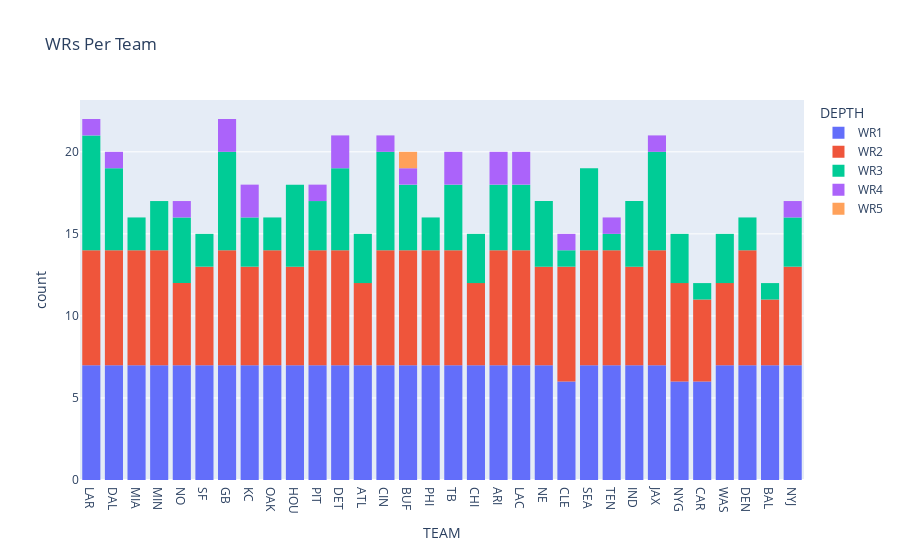

The notebook cell this image was saved under:
### Code cell
# Checking how many receivers were included per team, weird to see a WR5 in there
fig = px.histogram(df, x='TEAM', color='DEPTH', title='WRs Per Team')
fig.show()

### Figure 1 — Plotly figure (JSON) as saved in the notebook; plotly's stock layout.template omitted (floating-point values rounded to 4 significant figures; data arrays with more than 128 entries replaced by an {"elided": "..."} marker saying what was removed)
{"data": [{"alignmentgroup": "True", "bingroup": "x", "hovertemplate": "DEPTH=WR1<br>TEAM=%{x}<br>count=%{y}<extra></extra>", "legendgroup": "WR1", "marker": {"color": "#636efa", "pattern": {"shape": ""}}, "name": "WR1", "offsetgroup": "WR1", "orientation": "v", "showlegend": true, "type": "histogram", "x": {"elided": "221 str values"}, "xaxis": "x", "yaxis": "y"}, {"alignmentgroup": "True", "bingroup": "x", "hovertemplate": "DEPTH=WR2<br>TEAM=%{x}<br>count=%{y}<extra></extra>", "legendgroup": "WR2", "marker": {"color": "#EF553B", "pattern": {"shape": ""}}, "name": "WR2", "offsetgroup": "WR2", "orientation": "v", "showlegend": true, "type": "histogram", "x": {"elided": "204 str values"}, "xaxis": "x", "yaxis": "y"}, {"alignmentgroup": "True", "bingroup": "x", "hovertemplate": "DEPTH=WR3<br>TEAM=%{x}<br>count=%{y}<extra></extra>", "legendgroup": "WR3", "marker": {"color": "#00cc96", "pattern": {"shape": ""}}, "name": "WR3", "offsetgroup": "WR3", "orientation": "v", "showlegend": true, "type": "histogram", "x": ["PIT", "CAR", "TB", "CIN", "ATL", "CIN", "DAL", "MIN", "PHI", "LAC", "TB", "DAL", "LAR", "ARI", "MIN", "DAL", "JAX", "NYG", "SEA", "LAC", "LAR", "LAC", "WAS", "CIN", "GB", "BUF", "JAX", "IND", "PIT", "ATL", "KC", "ATL", "KC", "BUF", "CHI", "BAL", "DET", "WAS", "LAR", "SEA", "MIA", "HOU", "WAS", "GB", "BUF", "CLE", "TB", "TB", "MIN", "JAX", "BUF", "LAR", "SEA", "LAR", "NE", "PIT", "IND", "CIN", "NE", "NYJ", "SEA", "GB", "ARI", "DAL", "LAR", "HOU", "DET", "NE", "HOU", "CHI", "CIN", "DET", "NYG", "LAC", "DAL", "CHI", "GB", "DET", "JAX", "GB", "HOU", "NYJ", "SEA", "SF", "DEN", "KC", "ARI", "CIN", "OAK", "NO", "NO", "NYG", "GB", "LAR", "DET", "DEN", "JAX", "NYJ", "TEN", "PHI", "IND", "IND", "MIA", "NE", "NO", "HOU", "JAX", "OAK", "ARI", "SF", "NO"], "xaxis": "x", "yaxis": "y"}, {"alignmentgroup": "True", "bingroup": "x", "hovertemplate": "DEPTH=WR4<br>TEAM=%{x}<br>count=%{y}<extra></extra>", "legendgroup": "WR4", "marker": {"color": "#ab63fa", "pattern": {"shape": ""}}, "name": "WR4", "offsetgroup": "WR4", "orientation": "v", "showlegend": true, "type": "histogram", "x": ["TB", "BUF", "LAR", "PIT", "LAC", "GB", "NYJ", "KC", "DET", "ARI", "DAL", "GB", "DET", "JAX", "TEN", "ARI", "TB", "CIN", "LAC", "NO", "CLE", "KC"], "xaxis": "x", "yaxis": "y"}, {"alignmentgroup": "True", "bingroup": "x", "hovertemplate": "DEPTH=WR5<br>TEAM=%{x}<br>count=%{y}<extra></extra>", "legendgroup": "WR5", "marker": {"color": "#FFA15A", "pattern": {"shape": ""}}, "name": "WR5", "offsetgroup": "WR5", "orientation": "v", "showlegend": true, "type": "histogram", "x": ["BUF"], "xaxis": "x", "yaxis": "y"}], "layout": {"barmode": "relative", "legend": {"title": {"text": "DEPTH"}, "tracegroupgap": 0}, "title": {"text": "WRs Per Team"}, "xaxis": {"anchor": "y", "domain": [0, 1], "title": {"text": "TEAM"}}, "yaxis": {"anchor": "x", "domain": [0, 1], "title": {"text": "count"}}}}
